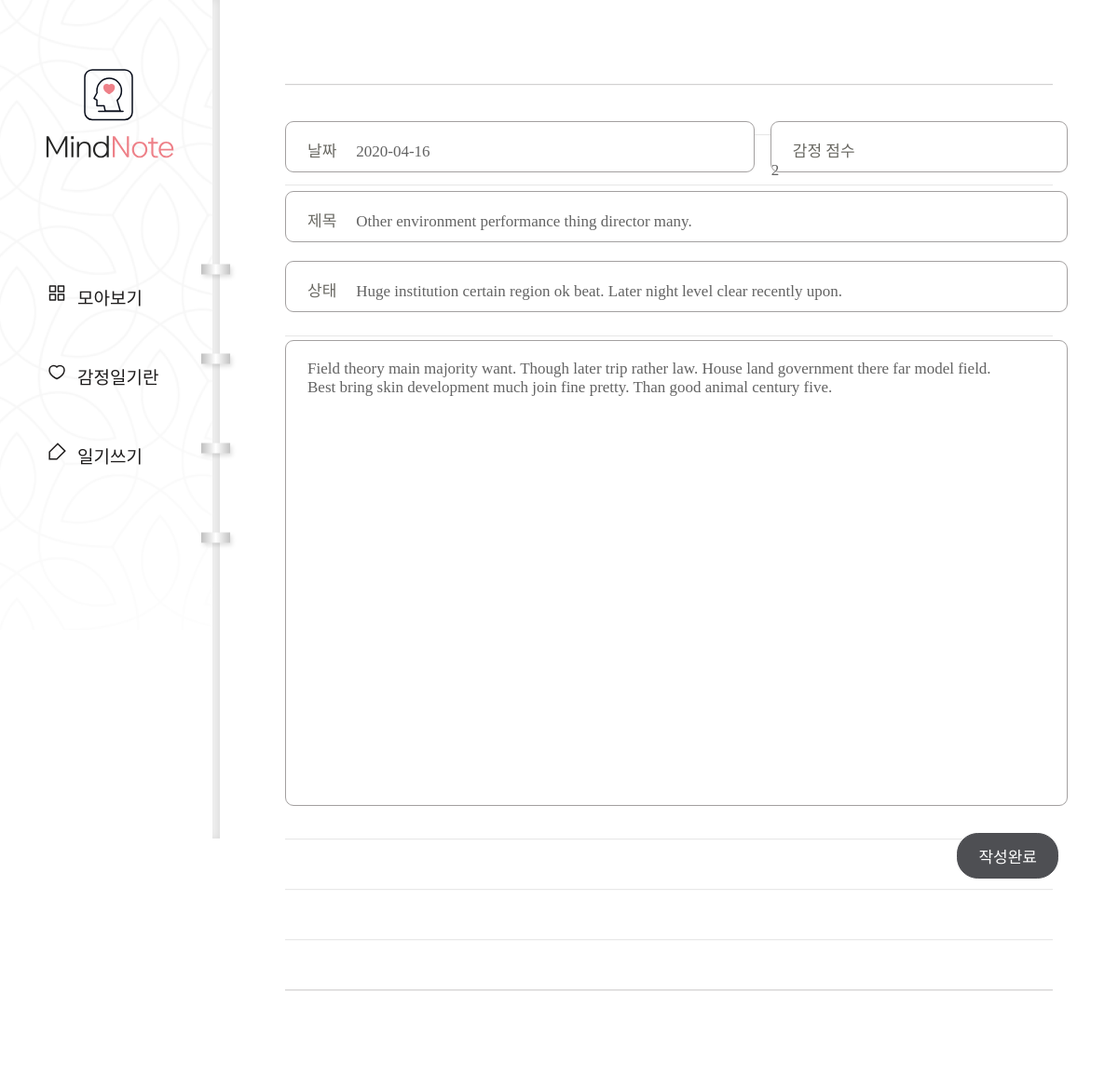
The app's page /diary/page/42/edit/ with its own data.
### diary/models.py (models this page shows, shortened)
class Page(models.Model):
    title = models.CharField(max_length=100, validators=[validate_no_hash])
    content = models.TextField(validators=[validate_no_hash])
    feeling = models.CharField(max_length=80, validators=[validate_no_numbers])
    score = models.IntegerField(validators=[validation_score])
    dt_created = models.DateField(
        verbose_name="Date Created", auto_now_add=False)

### diary/views.py (the view, shortened to what this page needs)
class PageUpdateView(UpdateView):
    model = Page
    form_class = PageForm
    template_name = 'diary/page_form.html'
    pk_url_kwarg = 'page_id'

### diary/forms.py
class PageForm(forms.ModelForm):
    class Meta():
        model = Page
        fields = ['title', 'content', 'feeling', 'score', 'dt_created']

### diary/templates/diary/page_form.html (shortened to what this page needs)
{% extends './base.html' %}
{% load static %}
{% block content %}
<div class="wrap-post">
    <form method="post">{% csrf_token %}
        <div class="editor">
            <div class="input input-date">
                <p>날짜</p>
                {{ form.dt_created }}
            </div>
            <div class="input input-score">
                <p>감정 점수</p>
                {{ form.score }}
            </div>
            <div class="input input-title">
                <p>제목</p>
                {{ form.title }}
            </div>
            <div class="input input-state">
                <p>상태</p>
                {{ form.feeling }}
            </div>
            {{ form.content }}
            <div class="post-btn">
                <input type="submit" value="작성완료">
            </div>
        </div>
    </form>
</div>
{% endblock content %}

### diary/static/diary/css/styles.css (style rules this page uses)
h1,h2,h3,p,a,ul,li { margin: 0; padding: 0; font-family: 'NanumSquare'; list-style: none; text-decoration: none; outline: none; }
html { position: relative; min-height: 100%; margin: 0; }
body { margin: 0; padding: 0; -webkit-font-smoothing: antialiased; -moz-osx-font-smoothing: auto; }
.wrap-post { padding-left: 236px; padding-top: 10px; padding-bottom: 50px; }
form { margin: 0 70px; padding-top: 120px; padding-bottom: 200px; background: url(../image/note-bg.svg) repeat-x center/1535px 974px; }
.editor { overflow: hidden; width: 840px; margin: 0 auto; }
.input { position: relative; height: 55px; margin-bottom: 20px; border: solid 1px #a3a0a0; border-radius: 9px; background: #fff; box-sizing: border-box; }
.input-date { float: left; width: 60%; }
.input-score { float: right; width: 38%; }
.input-title { float: left; width: 100%; }
.input-state { float: left; width: 100%; margin-bottom: 30px; }
.input p { display: inline-block; padding-top: 17px; padding-left: 23px; padding-right: 17px; font-family: 'NanumSquare'; color: #696862; font-size: 17px; }
.input-title input { width: 750px; }
.input-state input { width: 750px; }
input { padding: 0; font-family: 'NanumBarunpen'; color: #636363; font-size: 17px; background-color: transparent; border: none; box-sizing: border-box; }
textarea { width: 100%; height: 500px; padding: 20px 23px 30px 23px; font-family: 'NanumBarunpen'; color: #636363; font-size: 17px; border: solid 1px #a3a0a0; border-radius: 9px; box-sizing: border-box; resize: none; }
input::placeholder,textarea::placeholder { color: #bcbbb6; }
.post-btn { overflow: hidden; margin-top: 25px; }
input[type="submit"] { float: right; padding: 11px 22px; margin-right: 10px; font-family: 'NanumSquare'; color: #fff; font-size: 17px; background-color: #4e4f53; border: solid 1px #4e4f53; border-radius: 22.5px; cursor: pointer; }

### records on screen
Page: dt_created "2020-04-16", score "2", title "Other environment performance thing director many.", feeling "Huge institution certain region ok beat. Later night level clear recently upon.", content "Field theory main majority want. Though later trip rather law. House land government there far model field. Best bring skin development much join fine pretty. Than good animal century five."
